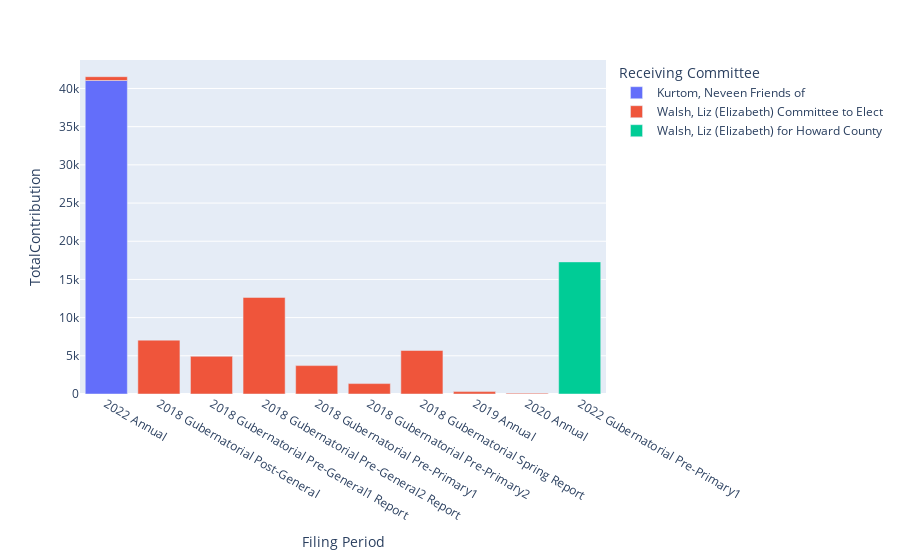

Source (notebook cell):
### Code cell
fig

### Figure 1 — Plotly figure (JSON) as saved in the notebook; plotly's stock layout.template omitted (floating-point values rounded to 4 significant figures)
{"data": [{"alignmentgroup": "True", "hovertemplate": "Receiving Committee=Kurtom, Neveen Friends of<br>Filing Period=%{x}<br>TotalContribution=%{y}<extra></extra>", "legendgroup": "Kurtom, Neveen Friends of", "marker": {"color": "#636efa", "pattern": {"shape": ""}}, "name": "Kurtom, Neveen Friends of", "offsetgroup": "Kurtom, Neveen Friends of", "orientation": "v", "showlegend": true, "textposition": "auto", "type": "bar", "x": ["2022 Annual"], "xaxis": "x", "y": [41050.0], "yaxis": "y"}, {"alignmentgroup": "True", "hovertemplate": "Receiving Committee=Walsh, Liz (Elizabeth) Committee to Elect<br>Filing Period=%{x}<br>TotalContribution=%{y}<extra></extra>", "legendgroup": "Walsh, Liz (Elizabeth) Committee to Elect", "marker": {"color": "#EF553B", "pattern": {"shape": ""}}, "name": "Walsh, Liz (Elizabeth) Committee to Elect", "offsetgroup": "Walsh, Liz (Elizabeth) Committee to Elect", "orientation": "v", "showlegend": true, "textposition": "auto", "type": "bar", "x": ["2018 Gubernatorial Post-General", "2018 Gubernatorial Pre-General1 Report", "2018 Gubernatorial Pre-General2 Report", "2018 Gubernatorial Pre-Primary1", "2018 Gubernatorial Pre-Primary2", "2018 Gubernatorial Spring Report", "2019 Annual", "2020 Annual", "2022 Annual"], "xaxis": "x", "y": [7052.0, 4940.0, 12640.0, 3718.0, 1363.0, 5699.0, 312, 112, 493], "yaxis": "y"}, {"alignmentgroup": "True", "hovertemplate": "Receiving Committee=Walsh, Liz (Elizabeth) for Howard County<br>Filing Period=%{x}<br>TotalContribution=%{y}<extra></extra>", "legendgroup": "Walsh, Liz (Elizabeth) for Howard County", "marker": {"color": "#00cc96", "pattern": {"shape": ""}}, "name": "Walsh, Liz (Elizabeth) for Howard County", "offsetgroup": "Walsh, Liz (Elizabeth) for Howard County", "orientation": "v", "showlegend": true, "textposition": "auto", "type": "bar", "x": ["2022 Gubernatorial Pre-Primary1"], "xaxis": "x", "y": [17290.0], "yaxis": "y"}], "layout": {"barmode": "relative", "legend": {"title": {"text": "Receiving Committee"}, "tracegroupgap": 0}, "margin": {"t": 60}, "xaxis": {"anchor": "y", "domain": [0, 1], "title": {"text": "Filing Period"}}, "yaxis": {"anchor": "x", "domain": [0, 1], "title": {"text": "TotalContribution"}}}}
